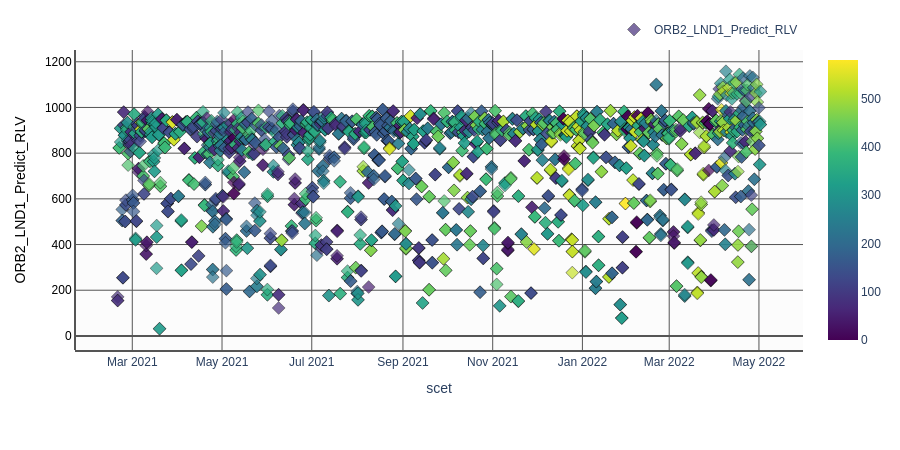

The notebook cell this image was saved under:
### Code cell
from dtat.types import CustomizedTrace

fig,c,m,t = dtatplot.make_stacked_graph(combined_data, 
                             y_vars = [["ORB2_LND1_Predict_RLV"]], 
                             x_var = "scet", 
                             z_var = "ORB1_LND1_Actual_RLV",
                             plot_lines=False,
                             customize_dict={ # Using customize_dict, you can change the colorscale from the default rainbow
                                'ORB2_LND1_Predict_RLV': CustomizedTrace(
                                    size=10,
                                    symbol="diamond",
                                    colorscale="viridis",
                                    showscale=True,
                                    mode="markers"
                                )
                             })
fig.show()

### Figure 1 — Plotly figure (JSON) as saved in the notebook; plotly's stock layout.template omitted (floating-point values rounded to 4 significant figures; data arrays with more than 128 entries replaced by an {"elided": "..."} marker saying what was removed)
{"data": [{"hovertemplate": "scet: %{x|%Y-%jT%H:%M:%S.%L}<br>ORB2_LND1_Predict_RLV: %{y}<br>ORB1_LND1_Actual_RLV: %{meta[0]}<extra></extra>", "marker": {"color": {"elided": "2140 float values"}, "colorscale": [[0, "#440154"], [0.1111, "#482878"], [0.2222, "#3e4989"], [0.3333, "#31688e"], [0.4444, "#26828e"], [0.5556, "#1f9e89"], [0.6667, "#35b779"], [0.7778, "#6ece58"], [0.8889, "#b5de2b"], [1, "#fde725"]], "line": {"color": "#000000", "width": 0.5}, "showscale": true, "size": 10, "symbol": "diamond"}, "meta": {"elided": "2140x2 mixed values"}, "mode": "markers", "name": "ORB2_LND1_Predict_RLV", "opacity": 0.7, "showlegend": true, "type": "scattergl", "x": {"elided": "2140 str values"}, "xaxis": "x", "y": {"elided": "2140 float values"}, "yaxis": "y"}], "layout": {"font": {"family": "Arial"}, "height": 450, "hovermode": "x unified", "legend": {"orientation": "h", "x": 1, "xanchor": "right", "y": 1.02, "yanchor": "bottom"}, "margin": {"b": 100, "l": 75, "r": 75, "t": 50}, "plot_bgcolor": "#fcfcfc", "xaxis": {"anchor": "y", "domain": [0, 1], "gridcolor": "#555555", "linecolor": "#555555", "linewidth": 2, "showgrid": true, "showline": true, "title": {"text": "scet"}, "zerolinecolor": "#555555"}, "yaxis": {"anchor": "free", "domain": [0, 1], "gridcolor": "#555555", "linecolor": "#555555", "linewidth": 2, "overlaying": "y", "position": 0, "showgrid": true, "showline": true, "tickfont": {"color": "#000000"}, "title": {"font": {"color": "#000000"}, "text": "ORB2_LND1_Predict_RLV"}, "zerolinecolor": "#555555"}}}
